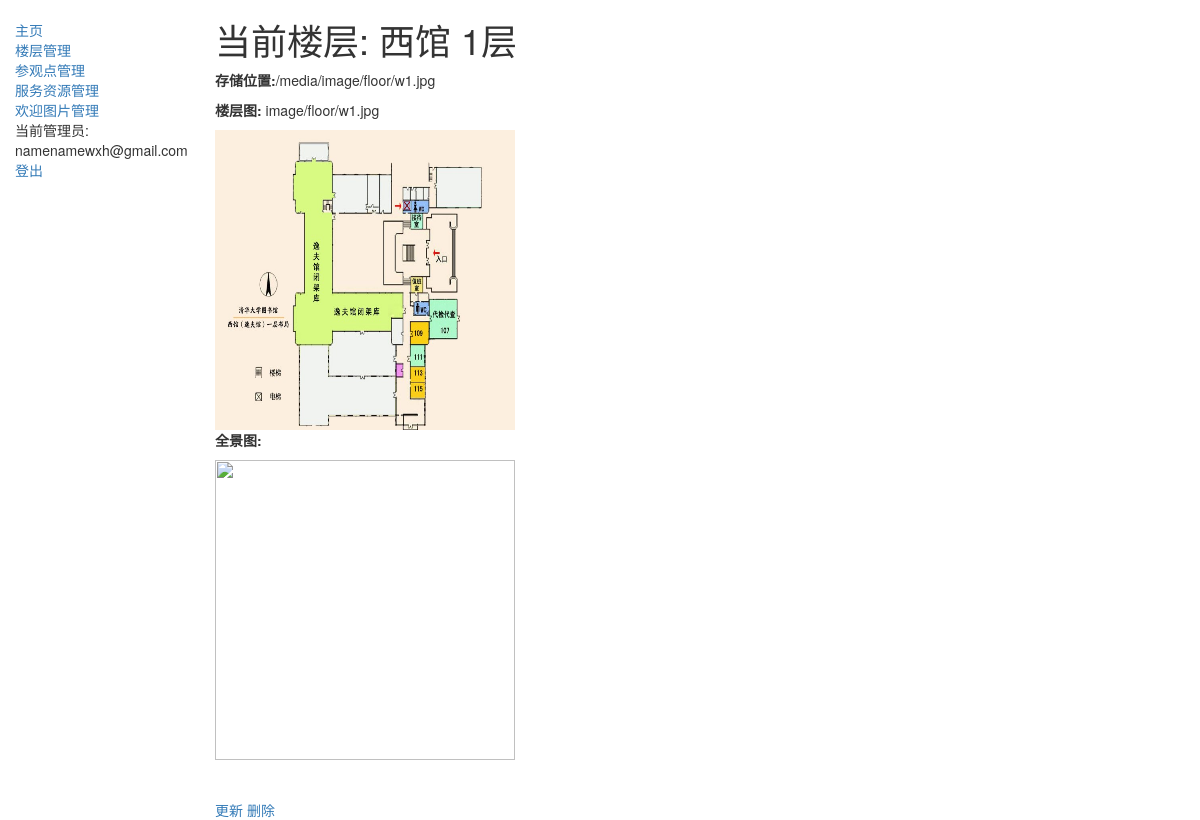
The page /manage/floor/7 (signed in) on the database its author committed.
### Users/models.py (models this page shows, shortened)
class User(AbstractBaseUser, PermissionsMixin):
    GENDER_CHOICES = (
        ('male', "男"),
        ('female', "女"),
        ('secret', "保密")
    )
    email = models.EmailField(max_length=254, unique=True)
    name = models.CharField(max_length=254, null=True, blank=True)
    gender = models.CharField(max_length=8, choices=GENDER_CHOICES, default='secret')
    stu_id = models.BigIntegerField(null=True, blank=True)
    department = models.CharField(max_length=254, default='电脑系')
    remarks = models.CharField(max_length=254, null=True, blank=True)
    is_staff = models.BooleanField(default=False)
    is_superuser = models.BooleanField(default=False)
    is_active = models.BooleanField(default=True)
    last_login = models.DateTimeField(null=True, blank=True)
    date_joined = models.DateTimeField(auto_now_add=True)
    USERNAME_FIELD = 'email'
    EMAIL_FIELD = 'email'
    REQUIRED_FIELDS = []
    objects = UserManager()

### Comment/models.py (models this page shows, shortened)
class Floor(models.Model):
    library = models.CharField(max_length=50, verbose_name='馆属', null=False, blank=False)
    floor = models.CharField(max_length=50, verbose_name='层', null=False, blank=False, default='0')
    image = models.ImageField(upload_to='image/floor', null=True, blank=True, verbose_name="描述图片")
    panorama = models.ImageField(upload_to='image/floor', null=True, blank=True, verbose_name="全景图片")

### Comment/views.py (the view)
# urls.py: url(r'^manage/floor/(?P<pk>\d+)$', staff_member_required(views.FloorDetailView.as_view(),
class FloorDetailView(generic.DeleteView):
    model = Floor
    template_name = 'floor_detail.html'

### templates/floor_detail.html
{% extends "base_generic.html" %}
{% block content %}
  <h1>当前楼层: {{ floor.library }} {{ floor.floor }}层</h1>
    <p><strong>存储位置:</strong>{{ MEDIA_URL }}{{ floor.image }}</p>
    <p><strong>楼层图:</strong> {{ floor.image }}</p>
    <img src= "{{ MEDIA_URL }}{{ floor.image }}" height="300" width="300">
    <p><strong>全景图:</strong> {{ floor.panorama }}</p>
    <img src= "{{ MEDIA_URL }}{{ floor.panorama }}" height="300" width="300">
    <br><br><br>
<a href="{% url 'Comment:floor_update' floor.id %}">更新</a>
<a href="{% url 'Comment:floor_delete' floor.id %}">删除</a>
{% endblock %}

### templates/base_generic.html (shortened to what this page needs)
<!DOCTYPE html>
<html lang="en">
<head>
  <link rel="stylesheet" href="https://maxcdn.bootstrapcdn.com/bootstrap/3.3.7/css/bootstrap.min.css">
  {% load static %}
  <link rel="stylesheet" href="{% static 'css/styles.css' %}">
</head>
<body>
  <div class="container-fluid">
    <div class="row">
      <div class="col-sm-2">
      {% block sidebar %}
      <ul class="sidebar-nav">
          <li><a href="{% url 'Comment:manage' %}">主页</a></li>
          <li><a href="{% url 'Comment:floors' %}">楼层管理</a></li>
          <li><a href="{% url 'Comment:points' %}">参观点管理</a></li>
          <li><a href="{% url 'Comment:articles' %}">服务资源管理</a></li>
          <li><a href="{% url 'Comment:welcomeImages' %}">欢迎图片管理</a> </li>
      {% if user.is_authenticated %}
     <li>当前管理员: {{ user.get_username }}</li>
     <li><a href="{% url 'Comment:logout'%}?next={{request.path}}">登出</a></li>
   {% else %}
     <li><a href="{% url 'Comment:login'%}?next={{request.path}}">登录</a></li>
   {% endif %}
      </ul>
     {% endblock %}
      </div>
      <div class="col-sm-10 ">
      {% block content %}{% endblock %}
      </div>
    </div>
  </div>
</body>
</html>

### static/css/styles.css (style rules this page uses)
.sidebar-nav { margin-top: 20px; padding: 0; list-style: none; }

### rows shown on the page
User: get_username "namenamewxh@gmail.com"
Floor: library "西馆", floor "1", image "image/floor/w1.jpg", image (picture)

### other values the page prints
{{ MEDIA_URL }} "/media/"
